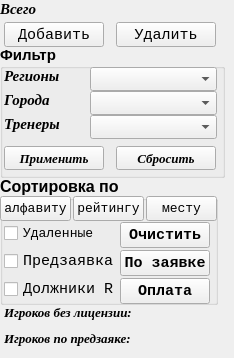
      <widget class="QWidget" name="tab_person">
       <attribute name="title">
        <string>Tab 2</string>
       </attribute>
       <widget class="QLabel" name="label_46">
        <property name="geometry">
         <rect>
          <x>0</x>
          <y>0</y>
          <width>221</width>
          <height>17</height>
         </rect>
        </property>
        <property name="font">
         <font>
          <family>Times New Roman</family>
          <pointsize>11</pointsize>
          <weight>75</weight>
          <italic>true</italic>
          <bold>true</bold>
         </font>
        </property>
        <property name="text">
         <string>Всего</string>
        </property>
       </widget>
       <widget class="QGroupBox" name="groupBox_2">
        <property name="geometry">
         <rect>
          <x>0</x>
          <y>45</y>
          <width>225</width>
          <height>133</height>
         </rect>
        </property>
        <property name="sizePolicy">
         <sizepolicy hsizetype="Preferred" vsizetype="MinimumExpanding">
          <horstretch>0</horstretch>
          <verstretch>0</verstretch>
         </sizepolicy>
        </property>
        <property name="font">
         <font>
          <pointsize>11</pointsize>
          <weight>75</weight>
          <bold>true</bold>
         </font>
        </property>
        <property name="title">
         <string>Фильтр</string>
        </property>
        <widget class="QLabel" name="label_67">
         <property name="geometry">
          <rect>
           <x>4</x>
           <y>22</y>
           <width>71</width>
           <height>18</height>
          </rect>
         </property>
         <property name="font">
          <font>
           <family>Times New Roman</family>
           <pointsize>11</pointsize>
           <italic>true</italic>
          </font>
         </property>
         <property name="text">
          <string>Регионы</string>
         </property>
        </widget>
        <widget class="QComboBox" name="comboBox_fltr_region">
         <property name="geometry">
          <rect>
           <x>90</x>
           <y>22</y>
           <width>127</width>
           <height>24</height>
          </rect>
         </property>
         <property name="sizePolicy">
          <sizepolicy hsizetype="Expanding" vsizetype="Fixed">
           <horstretch>0</horstretch>
           <verstretch>0</verstretch>
          </sizepolicy>
         </property>
         <property name="font">
          <font>
           <family>Times New Roman</family>
           <pointsize>11</pointsize>
          </font>
         </property>
         <property name="editable">
          <bool>false</bool>
         </property>
        </widget>
        <widget class="QLabel" name="label_75">
         <property name="geometry">
          <rect>
           <x>4</x>
           <y>46</y>
           <width>71</width>
           <height>18</height>
          </rect>
         </property>
         <property name="font">
          <font>
           <family>Times New Roman</family>
           <pointsize>11</pointsize>
           <italic>true</italic>
          </font>
         </property>
         <property name="text">
          <string>Города</string>
         </property>
        </widget>
        <widget class="QComboBox" name="comboBox_fltr_city">
         <property name="geometry">
          <rect>
           <x>90</x>
           <y>46</y>
           <width>127</width>
           <height>24</height>
          </rect>
         </property>
         <property name="sizePolicy">
          <sizepolicy hsizetype="Expanding" vsizetype="Fixed">
           <horstretch>0</horstretch>
           <verstretch>0</verstretch>
          </sizepolicy>
         </property>
         <property name="font">
          <font>
           <family>Times New Roman</family>
           <pointsize>11</pointsize>
          </font>
         </property>
         <property name="editable">
          <bool>false</bool>
         </property>
         <property name="insertPolicy">
          <enum>QComboBox::InsertAlphabetically</enum>
         </property>
        </widget>
        <widget class="QLabel" name="label_66">
         <property name="geometry">
          <rect>
           <x>4</x>
           <y>70</y>
           <width>71</width>
           <height>18</height>
          </rect>
         </property>
         <property name="font">
          <font>
           <family>Times New Roman</family>
           <pointsize>11</pointsize>
           <italic>true</italic>
          </font>
         </property>
         <property name="text">
          <string>Тренеры</string>
         </property>
        </widget>
        <widget class="QComboBox" name="comboBox_fltr_coach">
         <property name="geometry">
          <rect>
           <x>90</x>
           <y>70</y>
           <width>127</width>
           <height>24</height>
          </rect>
         </property>
         <property name="sizePolicy">
          <sizepolicy hsizetype="Expanding" vsizetype="Fixed">
           <horstretch>0</horstretch>
           <verstretch>0</verstretch>
          </sizepolicy>
         </property>
         <property name="font">
          <font>
           <family>Times New Roman</family>
           <pointsize>11</pointsize>
          </font>
         </property>
         <property name="editable">
          <bool>false</bool>
         </property>
         <property name="insertPolicy">
          <enum>QComboBox::InsertAlphabetically</enum>
         </property>
        </widget>
        <widget class="QPushButton" name="Button_fltr_list">
         <property name="geometry">
          <rect>
           <x>4</x>
           <y>101</y>
           <width>100</width>
           <height>24</height>
          </rect>
         </property>
         <property name="sizePolicy">
          <sizepolicy hsizetype="Expanding" vsizetype="Fixed">
           <horstretch>0</horstretch>
           <verstretch>0</verstretch>
          </sizepolicy>
         </property>
         <property name="font">
          <font>
           <family>Times New Roman</family>
           <pointsize>10</pointsize>
           <italic>true</italic>
          </font>
         </property>
         <property name="text">
          <string>Применить</string>
         </property>
        </widget>
        <widget class="QPushButton" name="Button_reset_fltr_list">
         <property name="geometry">
          <rect>
           <x>116</x>
           <y>101</y>
           <width>100</width>
           <height>24</height>
          </rect>
         </property>
         <property name="sizePolicy">
          <sizepolicy hsizetype="Expanding" vsizetype="Fixed">
           <horstretch>0</horstretch>
           <verstretch>0</verstretch>
          </sizepolicy>
         </property>
         <property name="font">
          <font>
           <family>Times New Roman</family>
           <pointsize>10</pointsize>
           <italic>true</italic>
          </font>
         </property>
         <property name="text">
          <string>Сбросить</string>
         </property>
        </widget>
       </widget>
       <widget class="QGroupBox" name="groupBox">
        <property name="geometry">
         <rect>
          <x>0</x>
          <y>176</y>
          <width>218</width>
          <height>129</height>
         </rect>
        </property>
        <property name="sizePolicy">
         <sizepolicy hsizetype="Preferred" vsizetype="Preferred">
          <horstretch>0</horstretch>
          <verstretch>0</verstretch>
         </sizepolicy>
        </property>
        <property name="font">
         <font>
          <pointsize>12</pointsize>
          <weight>75</weight>
          <bold>true</bold>
         </font>
        </property>
        <property name="title">
         <string>Сортировка по</string>
        </property>
        <widget class="QPushButton" name="Button_sort_Name">
         <property name="geometry">
          <rect>
           <x>0</x>
           <y>20</y>
           <width>71</width>
           <height>25</height>
          </rect>
         </property>
         <property name="font">
          <font>
           <family>Courier New</family>
           <pointsize>10</pointsize>
           <weight>50</weight>
           <bold>false</bold>
          </font>
         </property>
         <property name="text">
          <string>алфавиту</string>
         </property>
        </widget>
        <widget class="QPushButton" name="Button_sort_R">
         <property name="geometry">
          <rect>
           <x>73</x>
           <y>20</y>
           <width>71</width>
           <height>25</height>
          </rect>
         </property>
         <property name="font">
          <font>
           <family>Courier New</family>
           <pointsize>10</pointsize>
           <weight>50</weight>
           <bold>false</bold>
          </font>
         </property>
         <property name="text">
          <string>рейтингу</string>
         </property>
        </widget>
        <widget class="QPushButton" name="Button_sort_mesto">
         <property name="geometry">
          <rect>
           <x>146</x>
           <y>20</y>
           <width>71</width>
           <height>25</height>
          </rect>
         </property>
         <property name="font">
          <font>
           <family>Courier New</family>
           <pointsize>10</pointsize>
           <weight>50</weight>
           <bold>false</bold>
          </font>
         </property>
         <property name="text">
          <string>месту</string>
         </property>
        </widget>
        <widget class="QCheckBox" name="checkBox_6">
         <property name="geometry">
          <rect>
           <x>4</x>
           <y>46</y>
           <width>113</width>
           <height>22</height>
          </rect>
         </property>
         <property name="font">
          <font>
           <family>Courier New</family>
           <pointsize>10</pointsize>
           <weight>50</weight>
           <bold>false</bold>
          </font>
         </property>
         <property name="text">
          <string>Удаленные</string>
         </property>
         <property name="checkable">
          <bool>true</bool>
         </property>
        </widget>
        <widget class="QPushButton" name="Button_clear_del">
         <property name="geometry">
          <rect>
           <x>120</x>
           <y>46</y>
           <width>90</width>
           <height>26</height>
          </rect>
         </property>
         <property name="font">
          <font>
           <family>Courier New</family>
           <pointsize>11</pointsize>
           <kerning>true</kerning>
          </font>
         </property>
         <property name="text">
          <string>Очистить</string>
         </property>
        </widget>
        <widget class="QCheckBox" name="checkBox_15">
         <property name="geometry">
          <rect>
           <x>4</x>
           <y>74</y>
           <width>113</width>
           <height>22</height>
          </rect>
         </property>
         <property name="font">
          <font>
           <family>Courier New</family>
           <pointsize>11</pointsize>
           <weight>50</weight>
           <bold>false</bold>
          </font>
         </property>
         <property name="text">
          <string>Предзаявка</string>
         </property>
         <property name="checkable">
          <bool>true</bool>
         </property>
        </widget>
        <widget class="QPushButton" name="Button_app">
         <property name="geometry">
          <rect>
           <x>120</x>
           <y>74</y>
           <width>90</width>
           <height>26</height>
          </rect>
         </property>
         <property name="font">
          <font>
           <family>Courier New</family>
           <pointsize>11</pointsize>
          </font>
         </property>
         <property name="text">
          <string>По заявке</string>
         </property>
        </widget>
        <widget class="QCheckBox" name="checkBox_11">
         <property name="geometry">
          <rect>
           <x>4</x>
           <y>102</y>
           <width>113</width>
           <height>22</height>
          </rect>
         </property>
         <property name="font">
          <font>
           <family>Courier New</family>
           <pointsize>11</pointsize>
           <weight>50</weight>
           <bold>false</bold>
          </font>
         </property>
         <property name="text">
          <string>Должники R</string>
         </property>
         <property name="checkable">
          <bool>true</bool>
         </property>
        </widget>
        <widget class="QPushButton" name="Button_pay_R">
         <property name="geometry">
          <rect>
           <x>120</x>
           <y>102</y>
           <width>90</width>
           <height>26</height>
          </rect>
         </property>
         <property name="font">
          <font>
           <family>Courier New</family>
           <pointsize>11</pointsize>
           <kerning>true</kerning>
          </font>
         </property>
         <property name="text">
          <string>Оплата</string>
         </property>
        </widget>
       </widget>
       <widget class="QLabel" name="label_dolg_R">
        <property name="geometry">
         <rect>
          <x>4</x>
          <y>302</y>
          <width>201</width>
          <height>21</height>
         </rect>
        </property>
        <property name="font">
         <font>
          <family>Times New Roman</family>
          <pointsize>10</pointsize>
          <weight>75</weight>
          <italic>true</italic>
          <bold>true</bold>
         </font>
        </property>
        <property name="text">
         <string>Игроков без лицензии:</string>
        </property>
       </widget>
       <widget class="QLabel" name="label_predzayavka">
        <property name="geometry">
         <rect>
          <x>4</x>
          <y>328</y>
          <width>211</width>
          <height>21</height>
         </rect>
        </property>
        <property name="font">
         <font>
          <family>Times New Roman</family>
          <pointsize>10</pointsize>
          <weight>75</weight>
          <italic>true</italic>
          <bold>true</bold>
         </font>
        </property>
        <property name="text">
         <string>Игроков по предзаяке:</string>
        </property>
       </widget>
       <widget class="QPushButton" name="Button_add_edit_player">
        <property name="geometry">
         <rect>
          <x>4</x>
          <y>22</y>
          <width>100</width>
          <height>25</height>
         </rect>
        </property>
        <property name="font">
         <font>
          <family>Courier New</family>
          <pointsize>11</pointsize>
          <italic>false</italic>
         </font>
        </property>
        <property name="text">
         <string>Добавить</string>
        </property>
       </widget>
       <widget class="QPushButton" name="Button_del_player">
        <property name="geometry">
         <rect>
          <x>116</x>
          <y>22</y>
          <width>100</width>
          <height>25</height>
         </rect>
        </property>
        <property name="sizePolicy">
         <sizepolicy hsizetype="Minimum" vsizetype="Fixed">
          <horstretch>0</horstretch>
          <verstretch>0</verstretch>
         </sizepolicy>
        </property>
        <property name="font">
         <font>
          <family>Courier New</family>
          <pointsize>11</pointsize>
          <italic>false</italic>
         </font>
        </property>
        <property name="text">
         <string>Удалить</string>
        </property>
       </widget>
      </widget>
